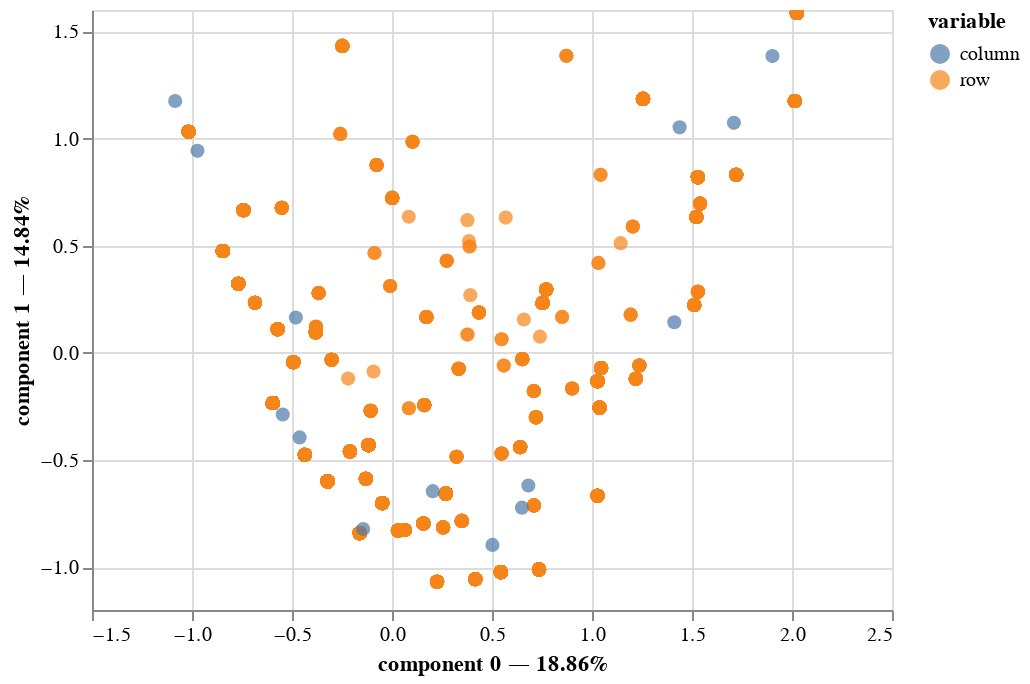

The notebook cell saved with this chart:
### Code cell
# Application de l'ACM
acm_competpol = prince.MCA(n_components = 2)

acm_competpol = acm_competpol.fit(data_compet[competpol])

ax = acm_competpol.plot(X=data_compet[competpol])
ax

### Figure 1 — Vega-Lite specification as saved in the notebook (floating-point values rounded to 4 significant figures; data arrays with more than 128 entries replaced by an {"elided": "..."} marker saying what was removed)
{"config": {"view": {"continuousWidth": 400, "continuousHeight": 300}}, "data": {"name": "data-aec196e7ee55e4ec13a41686748562fb"}, "mark": {"type": "circle", "size": 50}, "encoding": {"color": {"field": "variable", "type": "nominal"}, "tooltip": [{"field": "variable", "type": "nominal"}, {"field": "value", "type": "nominal"}, {"field": "component 0", "type": "quantitative"}, {"field": "component 1", "type": "quantitative"}], "x": {"axis": {"title": "component 0 — 18.86%"}, "field": "component 0", "scale": {"zero": false}, "type": "quantitative"}, "y": {"axis": {"title": "component 1 — 14.84%"}, "field": "component 1", "scale": {"zero": false}, "type": "quantitative"}}, "selection": {"selector001": {"type": "interval", "bind": "scales", "encodings": ["x", "y"]}}, "$schema": "https://vega.github.io/schema/vega-lite/v4.17.0.json", "datasets": {"data-aec196e7ee55e4ec13a41686748562fb": {"elided": "4189 records"}}}
